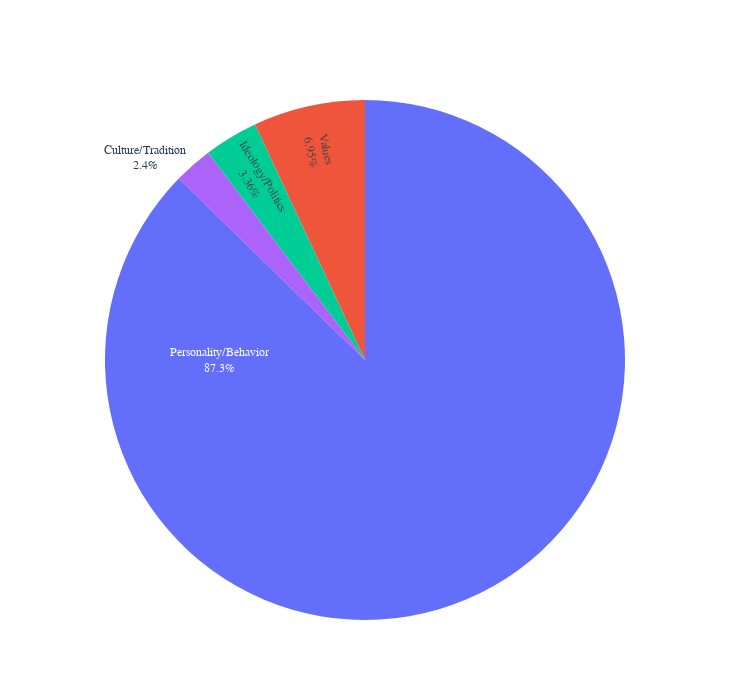

The cell this chart's notebook holds for it:
### Markdown cell above
#### 圓餅圖 (Category)

### Code cell
import plotly.graph_objects as go

# Content_A, Category, Type 
content_to_content_a = attr.set_index('Content')['Category'].to_dict()
# content_to_content_a

a_categories_df['Re'] = a_categories_df['A'].replace(content_to_content_a)
counts = a_categories_df['Re'].value_counts()
print(counts)

# 設定字體
font_path = '/home/u3659277/master-thesis/data_preprocessing/TaipeiSansTCBeta-Regular.ttf'
font_prop = dict(family='Taipei Sans TC Beta', size=12)

# 首先將其轉換為比例
counts_proportion = counts / counts.sum()

# 創建圓餅圖
fig = go.Figure(data=[go.Pie(
    labels=counts_proportion.index,
    values=counts_proportion.values,
    textinfo='percent+label',
    insidetextorientation='radial',  # 確保文字垂直於扇形
    # domain={'x': [0, 0.5], 'y': [0, 1]}
    domain={'x': [1, 0.2], 'y': [1, 1]}
)])

# 添加標題
fig.update_layout(  
    # title={
    #     'text': 'Gender - Female (Attribute Category)', # Ethnic Group in Taiwan - Hakka (Attribute Category)
    #     'font': {'family': 'Taipei Sans TC Beta', 'size': 24},  # 標題的字體設定，放大字體
    # },
    font=font_prop,
    showlegend=False,  # 移除圖例
    width=730,  # 設定圖表的寬度
    height=700  # 設定圖表的高度
)

# 調整扇形區域文字的大小
fig.update_traces(textfont_size=12)


# 顯示圖表
fig.show()

### Figure 1 — Plotly figure (JSON) as saved in the notebook; plotly's stock layout.template omitted (floating-point values rounded to 4 significant figures)
{"data": [{"domain": {"x": [1, 0.2], "y": [1, 1]}, "insidetextorientation": "radial", "labels": ["Personality/Behavior", "Values", "Ideology/Politics", "Culture/Tradition"], "textfont": {"size": 12}, "textinfo": "percent+label", "type": "pie", "values": [0.8729, 0.06954, 0.03357, 0.02398]}], "layout": {"font": {"family": "Taipei Sans TC Beta", "size": 12}, "height": 700, "showlegend": false, "width": 730}}
